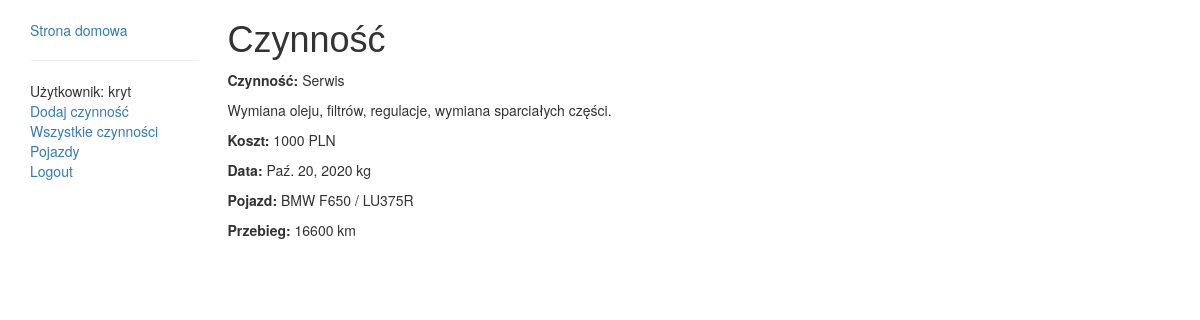
Screenshot of /action/1 (signed in) with the database file from the repository.
### flota/models.py (models this page shows, shortened)
class Action(models.Model):
	vehicle = models.ForeignKey(Vehicle, on_delete=models.PROTECT, verbose_name="Pojazd" )
	nazwa = models.CharField(max_length=255, verbose_name="Nazwa czynności")
	data_wykonania = models.DateField(
		default=timezone.now)
	przebieg = models.PositiveIntegerField(blank=False, default="1", verbose_name="Przebieg [km]")
	koszt = models.PositiveIntegerField(blank=False, default="1", verbose_name="Koszt [PLN]")
	uwagi = models.TextField(verbose_name="Uwagi")
	class Meta():
		verbose_name = "Czynność"
		verbose_name_plural = "Czynności"

class Vehicle(models.Model):
	nazwa = models.CharField(max_length=255, verbose_name="Nazwa pojazdu")
	nr_rej = models.CharField(max_length=10, verbose_name="Numer rejestracyjny")
	SAMOCHOD_OSOBOWY='O'
	MOTOCYKL='M'
	TYPE_CHOICES = [
		(SAMOCHOD_OSOBOWY, 'Samochód osobowy'),
		(MOTOCYKL, 'Motocykl')
		]
	typ_pojazdu=models.CharField("Typ pojazdu",
		max_length=2,
		choices= TYPE_CHOICES,
		default=SAMOCHOD_OSOBOWY
		)
	uwagi = models.TextField(verbose_name="Uwagi")
	rok_produkcji = models.PositiveIntegerField(blank=False, default="1965", verbose_name="Rok produkcji")
	przebieg = models.PositiveIntegerField(blank=False, default="1", verbose_name="Przebieg [km]")
	przeglad_techniczny = models.DateField(blank=False, default="1965-01-01", verbose_name="Przegląd techniczny do")
	ubezpieczenie =  models.DateField(blank=False, default="1965-01-01", verbose_name="Ubezpieczenie do")
	wymiana_oleju =  models.DateField(blank=False, default="1965-01-01", verbose_name="Wymiana oleju do")
	class Meta():
		verbose_name = "Pojazd"
		verbose_name_plural = "Pojazdy"
	def __str__(self):
		return (self.nazwa + " / " +self.nr_rej )

### flota/views.py (the view)
# urls.py: path('action/<int:pk>', views.ActionDetailView.as_view(), name='action-detail'),
class ActionDetailView(LoginRequiredMixin, generic.DetailView):
	model = Action

### flota/templates/flota/action_detail.html
{% extends "base_generic.html" %}
{% block content %}
<div>
    <h1>Czynność</h1>
</div>
  {% if user.is_authenticated %}
  <p><strong>Czynność:</strong> {{ action.nazwa }}</p>
  <p> {{ action.uwagi }}</p>
  <p><strong>Koszt:</strong> {{ action.koszt }} PLN</p>
  <p><strong>Data:</strong> {{ action.data_wykonania }} kg</p>
  <p><strong>Pojazd:</strong> {{ action.vehicle }}</p>
  <p><strong>Przebieg: </strong> {{ action.przebieg  }} km</p>
  {% endif%}
{% endblock %}

### flota/templates/base_generic.html (shortened to what this page needs)
<!DOCTYPE html>
{% load static %}
<html lang="pl">
<head>{% block title %}<title>Flota</title>{% endblock %}
<link rel="stylesheet" href="//maxcdn.bootstrapcdn.com/bootstrap/3.2.0/css/bootstrap.min.css">
<link rel="stylesheet" href="//maxcdn.bootstrapcdn.com/bootstrap/3.2.0/css/bootstrap-theme.min.css">
<link rel="stylesheet" href="{% static 'css/zawody.css' %}">
</head>
<body>
<div class="container-fluid">
    <div class="row">
      <div class="col-sm-2">
      {% block sidebar %}
        <ul class="sidebar-nav">
          <li><a href="{% url 'index' %}">Strona domowa</a></li>
          <hr>
		{% if user.is_authenticated %}
     <li>Użytkownik: {{ user.get_username }}</li>
     <li><a href="/action/create/">Dodaj czynność</a></li>
     <li><a href="/action_lista.html">Wszystkie czynności</a></li>
     <li><a href="/vehicle_lista.html">Pojazdy</a></li>
	   <li><a href="{% url 'logout'%}?next={{request.path}}">Logout</a></li>
   {% else %}
     <li><a href="{% url 'login'%}?next={{request.path}}">Login</a></li>
   {% endif %}
  </ul>
     {% endblock %}
      </div>
      <div class="col-sm-10 ">{% block content %}{% endblock %}</div>
    </div>
  </div>
</body>
</html>

### flota/static/css/zawody.css (style rules this page uses)
body { padding-left: 15px; }
h1, h2, h3, h4 { font-family: 'Arial', bold; }
.sidebar-nav { margin-top: 20px; padding: 0; list-style: none; }

### rows the page displays
Action: nazwa "Serwis", uwagi "Wymiana oleju, filtrów, regulacje, wymiana sparciałych części.", koszt "1000", data_wykonania "Paź. 20, 2020", vehicle "BMW F650 / LU375R", przebieg "16600"

### other values shown
{{ user.get_username }} "kryt"
